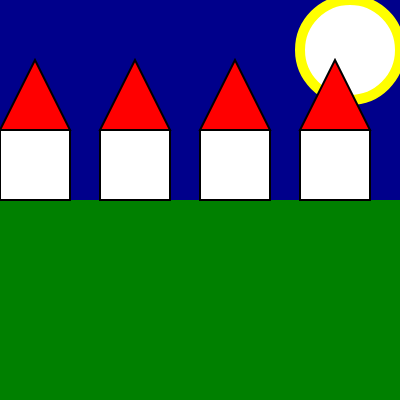
Frame 1 (no input)
Frame 60 (no input): identical to frame 1, image omitted
Frame 120 (the mouse pressed at the canvas centre since frame 60): identical to frame 1, image omitted

The p5.js sketch that drew this single still picture (run headless with seeded random() and noise() and a simulated clock; from frame 60 on, the mouse is pressed at the canvas centre):

// p5.js sketch
// ── sketch.js
let xsize = 400;
let ysize = 400;
//dimensione massima del mio foglio

function setup() {
  createCanvas(xsize, ysize);
}

function draw() {
  //fare cielo scuro
  background("darkblue");
  //disegnare la luna
  fill( "white");
  stroke("yellow");
  strokeWeight(10);
  circle(350,50,100);
  //prima della forma desiderata cambi i parametri di fill e stroke
  fill("green");
  strokeWeight(0);
  rect(0,200,400,200);
  //l'ordine è molto importante per disegnare

  stroke("black")
  strokeWeight(2)
  fill("white")
  rect (0,130,70,70)
  rect (100,130,70,70)
  rect (200,130,70,70)
  rect (300,130,70,70)

  strokeWeight(2)
  stroke("black")
  fill("red")
  triangle (0,130,70,130,35,60)
  triangle (100,130,170,130,135,60 )
  triangle (200,130,270,130,235,60)
  triangle(300,130,370,130,335,60)
}
